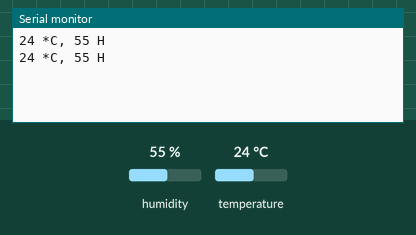
Recording of a sketch running on a simulated Arduino Uno, built with avr-gcc and run on an emulated ATmega328P. On the bench: the last lines printed to the serial monitor. The test bench sets the inputs (shaded band); at power-on: humidity 55 %, temperature 24 °C.

Above: at 2.3 s.
2.4 s: humidity set to 22 %
At 3.7 s:
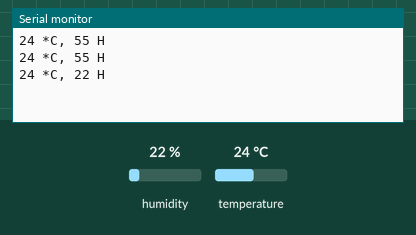
4.5 s: temperature set to 12 °C
At 5.7 s:
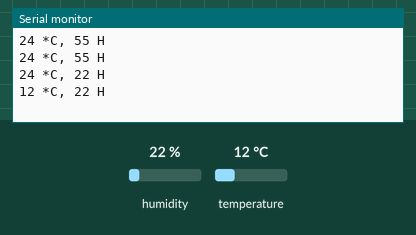
6.6 s: humidity set to 40 %
At 8.5 s:
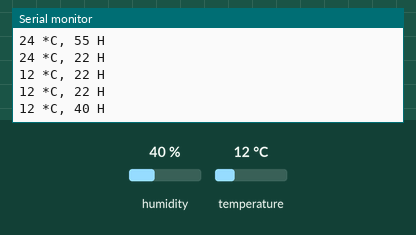
Timing chart, 0 to 10.0 s (numbered marks = the images above; inputs shaded):
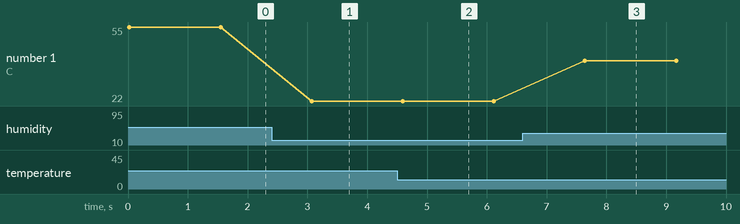

Measured:
- after the input at 2.4 s, the serial monitor: prints a new line after 0.67 s (image 1)
- after the input at 4.5 s, the serial monitor: prints a new line after 0.09 s (image 2)
- after the input at 6.6 s, the serial monitor: prints a new line after 1.0 s (image 3)
- plotted number 1: 55 → 22 after the input at 2.4 s, 22 → 40 after the input at 6.6 s

The sketch:

ejercicio-03.ino
```cpp
#include <SimpleDHT.h>
#include "Arduino.h"
#include "Esp.h"

#define DHT_PIN 16
#define DHT_TYPE DHT11

SimpleDHT11 dht(DHT_PIN);

void setup(){
    Serial.begin(9600);
}

void loop(){
    byte temp = 0;
    byte hum = 0;
    dht.read(&temp, &hum, NULL);
    Serial.print((int)temp);
    Serial.print(" *C, ");
    Serial.print((int)hum);
    Serial.println(" H");
    delay(1500);
}
```
